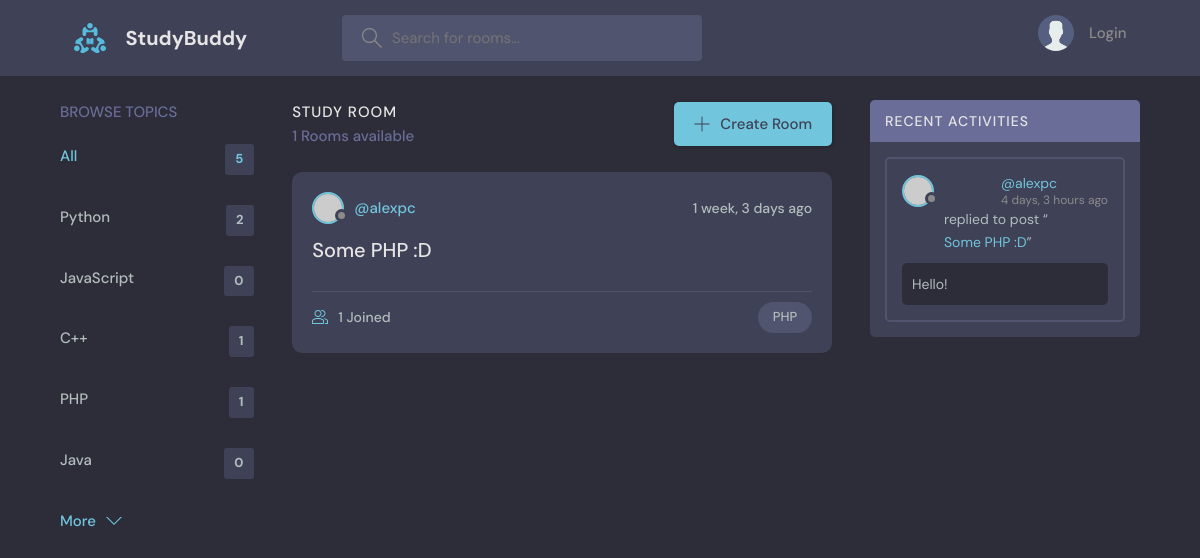
The page /?q=PHP on the database as committed earlier.
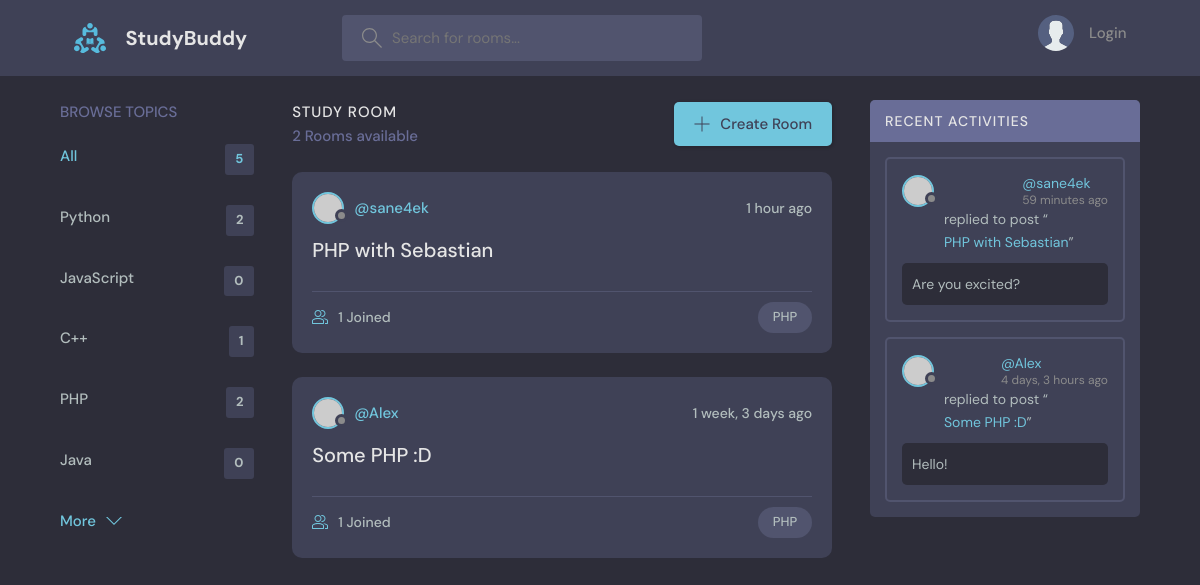
The same page on the database as committed later.
### main/models.py (models this page shows, shortened)
class Topic(models.Model):
    name = models.CharField(max_length=200)

class Room(models.Model):
    host = models.ForeignKey(User, on_delete=models.SET_NULL, null=True)
    topic = models.ForeignKey(Topic, on_delete=models.SET_NULL, null=True)
    name = models.CharField(max_length=200)
    description = models.TextField(null=True, blank=True)
    participants = models.ManyToManyField(User, related_name='Participants', blank=True)
    updated = models.DateTimeField(auto_now=True)
    created = models.DateTimeField(auto_now_add=True)
    class Meta:
        ordering = ['-updated', '-created']
    def __str__(self):
        return self.name

class Message(models.Model):
    user = models.ForeignKey(User, on_delete=models.CASCADE)
    room = models.ForeignKey(Room, on_delete=models.CASCADE)
    body = models.TextField()
    updated = models.DateTimeField(auto_now=True)
    created = models.DateTimeField(auto_now_add=True)
    class Meta:
        ordering = ['-updated', '-created']

### main/views.py (the view)
# urls.py: 2. Add a URL to urlpatterns:  path('', views.home, name='home')
def home(request):
    q = request.GET.get('q') if request.GET.get('q') is not None else ''
    rooms = Room.objects.filter(
        Q(topic__name__icontains=q) |
        Q(name__icontains=q) |
        Q(description__icontains=q)
    )
    topics = Topic.objects.all()
    room_count = rooms.count()
    room_messages = Message.objects.filter(Q(room__topic__name__icontains=q)).order_by('-created')
    context = {'rooms': rooms, 'topics': topics,
               'room_count': room_count, 'room_messages': room_messages}
    return render(request, 'main/home.html', context)

### main/templates/main/home.html (shortened to what this page needs)
{% extends 'main.html' %}
{% block content %}
     <main class="layout layout--3">
      <div class="container">
        {% include 'main/topics_component.html' %}
        <div class="roomList">
          <div class="roomList__header">
            <div>
              <h2>Study Room</h2>
              <p>{{room_count}} Rooms available</p>
            </div>
            <a class="btn btn--main" href="{% url 'create-room' %}">
              <svg version="1.1" xmlns="http://www.w3.org/2000/svg" width="32" height="32" viewBox="0 0 32 32">
                <title>add</title>
                <path
                  d="M16.943 0.943h-1.885v14.115h-14.115v1.885h14.115v14.115h1.885v-14.115h14.115v-1.885h-14.115v-14.115z"
                ></path>
              </svg>
              Create Room
            </a>
          </div>
          {% include 'main/feed_component.html' %}
        </div>
        {% include 'main/activity_component.html' %}
      </div>
     </main>
{% endblock %}

### main/templates/main/topics_component.html
<div class="topics">
          <div class="topics__header">
            <h2>Browse Topics</h2>
          </div>
          <ul class="topics__list">
            <li>
              <a href="{% url 'home' %}" class="active">All <span>{{topics.count}}</span></a>
            </li>
            {% for topic in topics %}
            <li>
              <a href="{% url 'home' %}?q={{topic.name}}">{{topic.name}} <span>{{topic.room_set.all.count}}</span></a>
            </li>
            {% endfor %}
          </ul>
          <a class="btn btn--link" href="topics.html">
            More
            <svg version="1.1" xmlns="http://www.w3.org/2000/svg" width="32" height="32" viewBox="0 0 32 32">
              <title>chevron-down</title>
              <path d="M16 21l-13-13h-3l16 16 16-16h-3l-13 13z"></path>
            </svg>
          </a>
        </div>

### main/templates/main/feed_component.html (shortened to what this page needs)
{% for room in rooms %}
<div class="roomListRoom">
  <div class="roomListRoom__header">
              <a href="{% url 'user-profile' room.host_id %}" class="roomListRoom__author">
                <div class="avatar avatar--small">
                  <img src="https://randomuser.me/api/portraits/women/11.jpg" />
                </div>
                <span>@{{room.host.username}}</span>
              </a>
              <div class="roomListRoom__actions">
                <span>{{room.created|timesince}} ago</span>
              </div>
            </div>
            <div class="roomListRoom__content">
              <a href="{% url 'room' room.id %}">{{room.name}}</a>
            </div>
            <div class="roomListRoom__meta">
              <a href="{% url 'room' room.id %}" class="roomListRoom__joined">
                {{room.participants.all.count}} Joined
              </a>
              <p class="roomListRoom__topic">{{room.topic.name}}</p>
            </div>
</div>
{% endfor %}

### main/templates/main/activity_component.html (shortened to what this page needs)
<div class="activities">
          <div class="activities__header">
            <h2>Recent Activities</h2>
          </div>
    {% for message in room_messages %}
          <div class="activities__box">
            <div class="activities__boxHeader roomListRoom__header">
              <a href="{% url 'user-profile' message.user_id %}" class="roomListRoom__author">
                <div class="avatar avatar--small">
                  <img src="https://randomuser.me/api/portraits/women/11.jpg" />
                </div>
                <p>
                  <a href="{% url 'user-profile' message.user_id %}">@{{message.user}}</a>
                  <span>{{message.created|timesince}} ago</span>
                </p>
              </a>
            </div>
            <div class="activities__boxContent">
              <p>replied to post “<a href="{% url 'room' message.room_id %}">{{message.room}}</a>”</p>
              <div class="activities__boxRoomContent">
                  {{message.body}}
              </div>
            </div>
          </div>
    {% endfor %}
</div>

Rows that differ between the two databases and show on the page:
computed for Topic "PHP": room_set.all.count "1" → "2"
added Room: host.username "sane4ek", created "1 hour", name "PHP with Sebastian", participants.all.count "1", topic.name "PHP"
changed through a linked row, Room "Some PHP :D": host.username "alexpc" → "Alex"
added Message: user "sane4ek", created "59 minutes", room "PHP with Sebastian", body "Are you excited?"
changed through a linked row, Message "Hello!": user "alexpc" → "Alex"
Other text that changed with them:
{{ room_count }}: "1" → "2"
